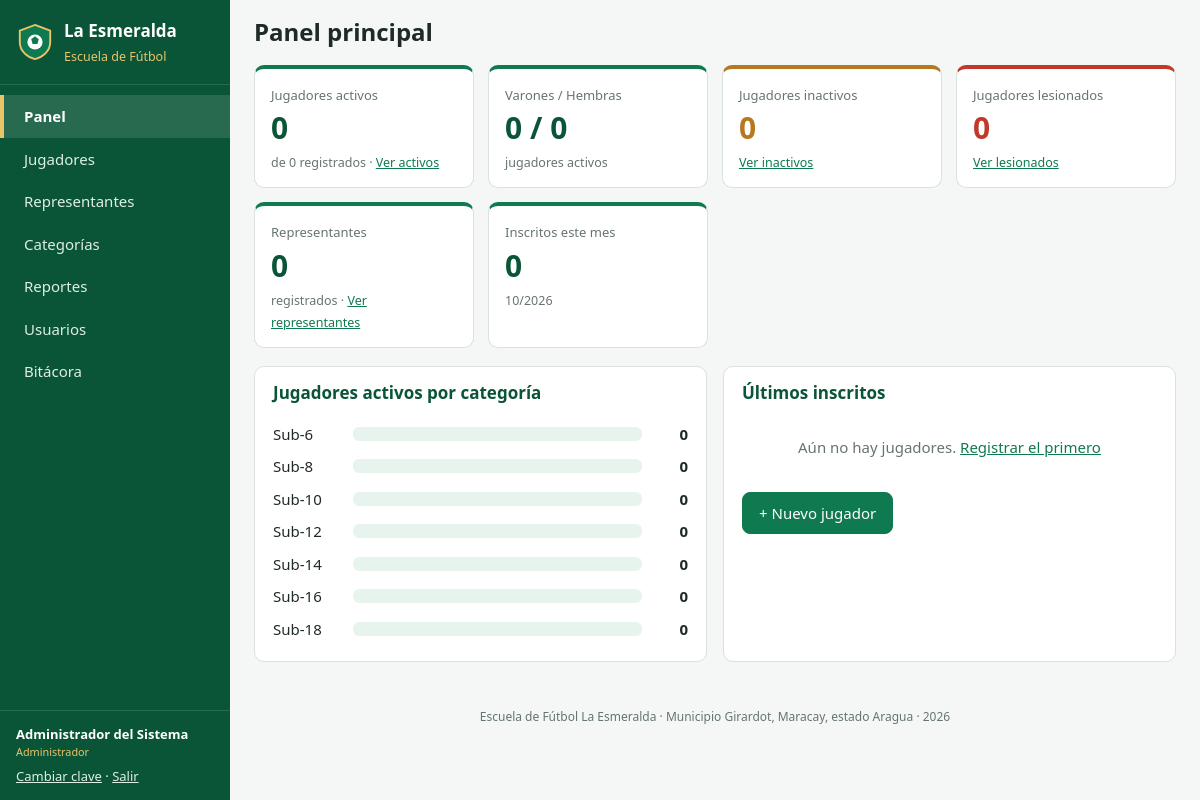
/index.php (signed in), run on the app's committed database.
### tables this page shows
CREATE TABLE categorias (
  id          INT UNSIGNED AUTO_INCREMENT PRIMARY KEY,
  nombre      VARCHAR(30)  NOT NULL UNIQUE,
  edad_min    TINYINT UNSIGNED NOT NULL,
  edad_max    TINYINT UNSIGNED NOT NULL,
  horario     VARCHAR(120) NULL,
  entrenador  VARCHAR(100) NULL,
  descripcion VARCHAR(255) NULL
);

### includes/init.php (called while the page is built, shortened)
<?php
function db(): PDO
{
    static $pdo = null;
    if ($pdo === null) {
        $dsn = DB_SOCKET !== ''
            ? 'mysql:unix_socket=' . DB_SOCKET . ';dbname=' . DB_NAME . ';charset=utf8mb4'
            : 'mysql:host=' . DB_HOST . ';port=' . DB_PORT . ';dbname=' . DB_NAME . ';charset=utf8mb4';
        try {
            $pdo = new PDO($dsn, DB_USER, DB_PASS, [
                PDO::ATTR_ERRMODE            => PDO::ERRMODE_EXCEPTION,
                PDO::ATTR_DEFAULT_FETCH_MODE => PDO::FETCH_ASSOC,
                PDO::ATTR_EMULATE_PREPARES   => false,
            ]);
        } catch (PDOException $ex) {
            http_response_code(500);
            exit('<h2>No se pudo conectar a la base de datos.</h2><p>Verifique que MySQL esté encendido y '
                . 'los datos de config/config.php (o config/config.local.php).</p>');
        }
    }
    return $pdo;
}
function q(string $sql, array $params = []): PDOStatement
{
    $st = db()->prepare($sql);
    $st->execute($params);
    return $st;
}
function e($texto): string
{
    return htmlspecialchars((string) $texto, ENT_QUOTES, 'UTF-8');
}
function usuario_actual(): ?array
{
    return $_SESSION['usuario'] ?? null;
}
function requiere_login(): array
{
    $u = usuario_actual();
    return $u;
}
function tiene_rol(string $minimo): bool
{
    $nivel = ['entrenador' => 1, 'secretaria' => 2, 'administrador' => 3];
    $u = usuario_actual();
    return $u && ($nivel[$u['rol']] ?? 0) >= ($nivel[$minimo] ?? 99);
}
function puede_editar(): bool
{
    return tiene_rol('secretaria');
}

### index.php (the view, shortened to what this page needs)
<?php
require_once __DIR__ . '/includes/init.php';
$titulo = 'Panel principal';
$menu = 'panel';
$tot = q("SELECT COUNT(*) total,
                 SUM(estado='activo') activos,
                 SUM(estado='activo' AND sexo='M') varones,
                 SUM(estado='activo' AND sexo='F') hembras,
                 SUM(estado='inactivo') inactivos,
                 SUM(estado='lesionado') lesionados
          FROM jugadores")->fetch();
$reps = (int) q('SELECT COUNT(*) FROM representantes')->fetchColumn();
$mes  = (int) q("SELECT COUNT(*) FROM jugadores WHERE fecha_inscripcion >= DATE_FORMAT(CURDATE(), '%Y-%m-01')")->fetchColumn();
$porCat = q("SELECT c.id, c.nombre, c.horario, COUNT(j.id) total
             FROM categorias c
             LEFT JOIN jugadores j ON j.categoria_id = c.id AND j.estado = 'activo'
             GROUP BY c.id, c.nombre, c.horario, c.edad_min
             ORDER BY c.edad_min")->fetchAll();
$max = max(1, ...array_map(fn($c) => (int) $c['total'], $porCat ?: [['total' => 1]]));
$recientes = q("SELECT j.id, j.nombres, j.apellidos, j.fecha_inscripcion, c.nombre categoria
                FROM jugadores j LEFT JOIN categorias c ON c.id = j.categoria_id
                ORDER BY j.id DESC LIMIT 6")->fetchAll();
require __DIR__ . '/includes/header.php';
?>
<section class="tarjetas">
  <div class="tarjeta"><span>Jugadores activos</span><strong><?= (int) $tot['activos'] ?></strong><small>de <?= (int) $tot['total'] ?> registrados · <a href="jugadores.php?estado=activo">Ver activos</a></small></div>
  <div class="tarjeta"><span>Varones / Hembras</span><strong><?= (int) $tot['varones'] ?> / <?= (int) $tot['hembras'] ?></strong><small>jugadores activos</small></div>
  <div class="tarjeta tarjeta-inactivo" style="border-top-color: var(--ambar);"><span>Jugadores inactivos</span><strong style="color: var(--ambar);"><?= (int) $tot['inactivos'] ?></strong><small><a href="jugadores.php?estado=inactivo">Ver inactivos</a></small></div>
  <div class="tarjeta tarjeta-lesionado" style="border-top-color: var(--rojo);"><span>Jugadores lesionados</span><strong style="color: var(--rojo);"><?= (int) $tot['lesionados'] ?></strong><small><a href="jugadores.php?estado=lesionado">Ver lesionados</a></small></div>
  <div class="tarjeta"><span>Representantes</span><strong><?= $reps ?></strong><small>registrados · <a href="representantes.php">Ver representantes</a></small></div>
  <div class="tarjeta"><span>Inscritos este mes</span><strong><?= $mes ?></strong><small><?= date('m/Y') ?></small></div>
</section>
<div class="rejilla-2">
  <section class="panel">
    <h2>Jugadores activos por categoría</h2>
    <?php foreach ($porCat as $c): ?>
      <a class="barra-cat" href="jugadores.php?categoria=<?= (int) $c['id'] ?>">
        <span class="nombre"><?= e($c['nombre']) ?></span>
        <span class="pista"><span class="relleno" style="width:<?= round($c['total'] / $max * 100) ?>%"></span></span>
        <span class="valor"><?= (int) $c['total'] ?></span>
      </a>
    <?php endforeach; ?>
  </section>
  <section class="panel">
    <h2>Últimos inscritos</h2>
    <?php if (!$recientes): ?>
      <p class="vacio">Aún no hay jugadores. <?php if (puede_editar()): ?><a href="jugador_form.php">Registrar el primero</a><?php endif; ?></p>
    <?php endif; ?>
    <?php if (puede_editar()): ?><p><a class="btn btn-primario" href="jugador_form.php">+ Nuevo jugador</a></p><?php endif; ?>
  </section>
</div>
<?php require __DIR__ . '/includes/footer.php'; ?>

### includes/header.php (shortened to what this page needs)
<?php
$sesion = requiere_login();
$menu = $menu ?? '';
$opciones = [
    'panel'           => ['index.php',          'Panel',           'entrenador'],
    'jugadores'       => ['jugadores.php',      'Jugadores',       'entrenador'],
    'representantes'  => ['representantes.php', 'Representantes',  'entrenador'],
    'categorias'      => ['categorias.php',     'Categorías',      'entrenador'],
    'reportes'        => ['reportes.php',       'Reportes',        'entrenador'],
    'usuarios'        => ['usuarios.php',       'Usuarios',        'administrador'],
    'bitacora'        => ['bitacora.php',       'Bitácora',        'administrador'],
];
?><!DOCTYPE html>
<html lang="es">
<head>
<link rel="stylesheet" href="assets/css/estilos.css">
</head>
<body>
<aside class="lateral no-imprimir">
  <div class="marca">
    <svg viewBox="0 0 40 40" width="38" height="38" aria-hidden="true">
      <path d="M20 2 L36 8 V20 C36 30 28 36 20 38 C12 36 4 30 4 20 V8 Z" fill="#0f7a4f" stroke="#e9c46a" stroke-width="2"/>
      <circle cx="20" cy="20" r="8" fill="#fff"/>
      <path d="M20 14 l4 3 -1.5 5 h-5 L16 17 z" fill="#0f7a4f"/>
    </svg>
    <div><strong>La Esmeralda</strong><small>Escuela de Fútbol</small></div>
  </div>
  <nav>
    <?php foreach ($opciones as $clave => [$url, $texto, $rol]): if (!tiene_rol($rol)) continue; ?>
      <a href="<?= $url ?>" class="<?= $menu === $clave ? 'activo' : '' ?>"><?= e($texto) ?></a>
    <?php endforeach; ?>
  </nav>
  <div class="sesion">
    <span><?= e($sesion['nombre']) ?></span>
    <small><?= e(ucfirst($sesion['rol'])) ?></small>
    <a href="perfil.php">Cambiar clave</a> · <a href="logout.php">Salir</a>
  </div>
</aside>
<main class="contenido">
  <header class="barra no-imprimir">
    <h1><?= e($titulo ?? '') ?></h1>
  </header>

### includes/footer.php (shortened to what this page needs)
  <footer class="pie no-imprimir">
    <?= e(APP_NOMBRE) ?> · <?= e(APP_UBICACION) ?> · <?= date('Y') ?>
  </footer>
</main>
</body>
</html>

### assets/css/estilos.css (style rules this page uses)
:root { --verde: #0f7a4f; --verde-osc: #0a5537; --verde-claro: #e7f4ee; --oro: #e9c46a; --texto: #1f2a24; --gris: #66756d; --borde: #d9e2dd; --fondo: #f4f7f5; --blanco: #fff; --rojo: #c0392b; --ambar: #b7791f; --radio: 10px; }
* { box-sizing: border-box; }
body { margin: 0; font: 15px/1.5 system-ui, -apple-system, "Segoe UI", Roboto, Arial, sans-serif; color: var(--texto); background: var(--fondo); }
a { color: var(--verde); }
h1, h2, h3 { line-height: 1.2; }
.lateral { position: fixed; inset: 0 auto 0 0; width: 230px; background: var(--verde-osc); color: #fff; display: flex; flex-direction: column; z-index: 20; transition: transform .2s; }
.marca { display: flex; gap: 10px; align-items: center; padding: 18px 16px; border-bottom: 1px solid rgba(255,255,255,.12); }
.marca strong { display: block; font-size: 17px; }
.marca small { color: var(--oro); }
.lateral nav { flex: 1; padding: 10px 0; overflow-y: auto; }
.lateral nav a { display: block; padding: 10px 20px; color: #dfeee7; text-decoration: none; border-left: 4px solid transparent; }
.lateral nav a.activo { background: rgba(255,255,255,.12); border-left-color: var(--oro); color: #fff; font-weight: 600; }
.sesion { padding: 14px 16px; border-top: 1px solid rgba(255,255,255,.12); font-size: 13px; }
.sesion span { display: block; font-weight: 600; }
.sesion small { display: block; color: var(--oro); margin-bottom: 6px; }
.sesion a { color: #dfeee7; }
.contenido { margin-left: 230px; padding: 0 24px 24px; min-height: 100vh; }
.barra { display: flex; align-items: center; gap: 12px; padding: 18px 0 8px; }
.barra h1 { margin: 0; font-size: 24px; }
.pie { margin-top: 30px; color: var(--gris); font-size: 12px; text-align: center; }
.btn { display: inline-block; padding: 9px 16px; border-radius: 8px; border: 1px solid var(--borde); background: var(--blanco); color: var(--texto); font: inherit; cursor: pointer; text-decoration: none; white-space: nowrap; }
.btn-primario { background: var(--verde); border-color: var(--verde); color: #fff; }
.panel { background: var(--blanco); border: 1px solid var(--borde); border-radius: var(--radio); padding: 16px 18px; margin-bottom: 16px; }
.panel h2, .panel h3 { margin-top: 0; font-size: 17px; color: var(--verde-osc); }
.rejilla-2 { display: grid; grid-template-columns: 1fr 1fr; gap: 16px; }
.tarjetas { display: grid; grid-template-columns: repeat(auto-fit, minmax(190px, 1fr)); gap: 14px; margin: 10px 0 18px; }
.tarjeta { background: var(--blanco); border: 1px solid var(--borde); border-top: 4px solid var(--verde); border-radius: var(--radio); padding: 14px 16px; }
.tarjeta span { color: var(--gris); font-size: 13px; }
.tarjeta strong { display: block; font-size: 30px; color: var(--verde-osc); }
.tarjeta small { color: var(--gris); }
.tarjeta-inactivo { border-top-color: var(--ambar); }
.tarjeta-inactivo strong { color: var(--ambar); }
.tarjeta-lesionado { border-top-color: var(--rojo); }
.tarjeta-lesionado strong { color: var(--rojo); }
.barra-cat { display: grid; grid-template-columns: 70px 1fr 36px; gap: 10px; align-items: center; padding: 5px 0; text-decoration: none; color: var(--texto); }
.barra-cat .pista { background: var(--verde-claro); border-radius: 6px; height: 14px; overflow: hidden; }
.barra-cat .valor { text-align: right; font-weight: 600; }
.vacio { color: var(--gris); text-align: center; padding: 18px; }

### data on the page
categorias: nombre "Sub-6", total "0"
categorias: nombre "Sub-8", total "0"
categorias: nombre "Sub-10", total "0"
categorias: nombre "Sub-12", total "0"
categorias: nombre "Sub-14", total "0"
categorias: nombre "Sub-16", total "0"
categorias: nombre "Sub-18", total "0"

### other printed values
$texto "Panel"
$texto "Jugadores"
$texto "Representantes"
$texto "Categorías"
$texto "Reportes"
$texto "Usuarios"
$texto "Bitácora"
$sesion['nombre'] "Administrador del Sistema"
$sesion['rol'] "Administrador"
$titulo "Panel principal"
$tot['activos'] "0"
$tot['total'] "0"
$tot['varones'] "0"
$tot['hembras'] "0"
$tot['inactivos'] "0"
